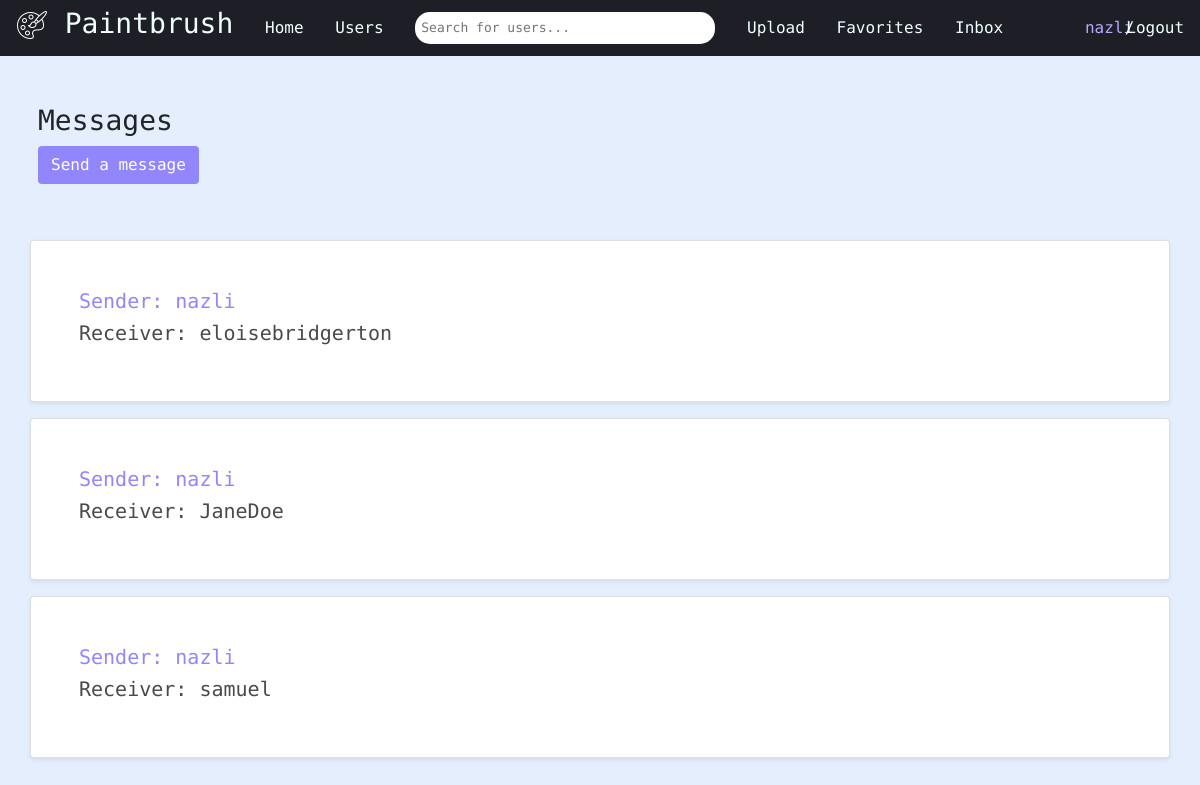
The app's page /inbox/ (signed in), older data.
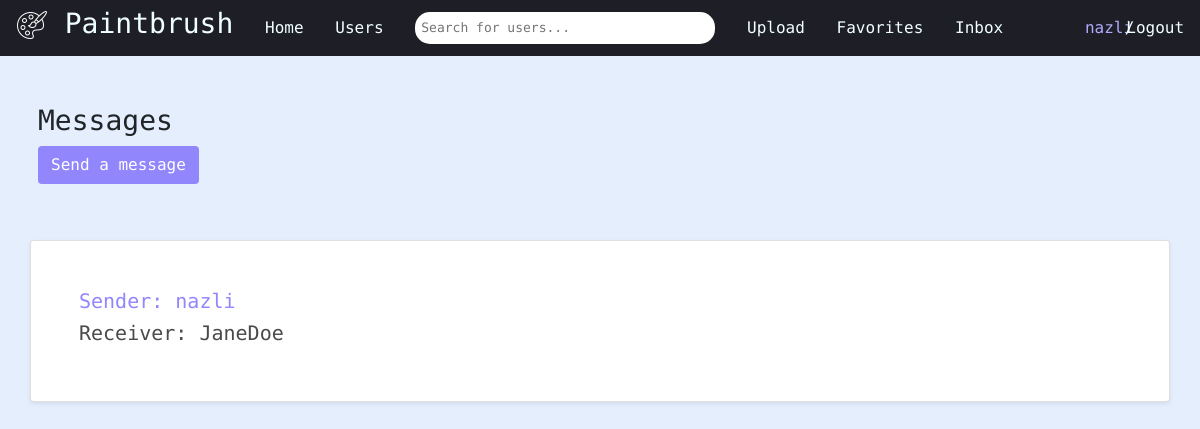
The same page, newer data.
### directmessages/models.py (models this page shows)
class ThreadModel(models.Model):
    user = models.ForeignKey(Profile, on_delete=models.CASCADE, related_name='+')
    receiver =models.ForeignKey(Profile, on_delete=models.CASCADE, related_name='+')

### users/models.py (models this page shows)
class Profile(models.Model):
    user = models.OneToOneField(User, on_delete=models.CASCADE, related_name='profile', null=True, blank=True)
    name = models.CharField(max_length=200, blank=True, null=True)
    username = models.CharField(max_length=200, blank=True, null=True)
    email = models.EmailField(max_length=500, blank=True, null=True)
    bio = models.TextField(blank=True, null=True)
    profile_image = models.ImageField(null=True, blank=True, upload_to='profiles', default='defaultavatar.png')
    created = models.DateTimeField(auto_now_add=True)
    id = models.UUIDField(default=uuid.uuid4, unique=True, primary_key=True, editable=False)
    follows = models.ManyToManyField("self", related_name="followed_by", symmetrical=False, blank=True)
    def __str__(self):
        return str(self.username)

### directmessages/views.py (the view)
# urls.py: path('inbox/', views.listThreads, name="inbox"),
@login_required(login_url="login")
def listThreads(request):
   threads = ThreadModel.objects.filter(Q(user = request.user.profile) | Q(receiver = request.user.profile))
   context = {
        'threads': threads
     }
   return render(request, 'directmessages/inbox.html', context)

### templates/directmessages/inbox.html (shortened to what this page needs)
<head>
</head>
{% extends 'base.html' %}
{% load static %}
{% block content %}
<div class="container">
    <div class ="row">
        <div class ="col-12 p-5">
            <h3 style="margin-left:-40px;"> Messages </h3>
            <form method="GET" action="{% url 'create-thread' %}">
                <button class="btn mb-2" type="submit" style="margin-left:-40px;">Send a message</button>
            </form>
        </div>
    </div>
    {% for thread in threads.all %}
    <div class ="row mb-3">
        <div class ="card col-md-12 p-5 shadow-sm">
            <h5 style="color:#9286fc;"> Sender: {{thread.user}} </h5>
            <h5> Receiver: {{thread.receiver}} </h5>
        </div>
    </div>
    {% endfor %}
</div>
{% endblock content %}

Row changes from the older to the newer data that the page shows:
removed ThreadModel: user "nazli", receiver "eloisebridgerton"
removed ThreadModel: user "nazli", receiver "samuel"
